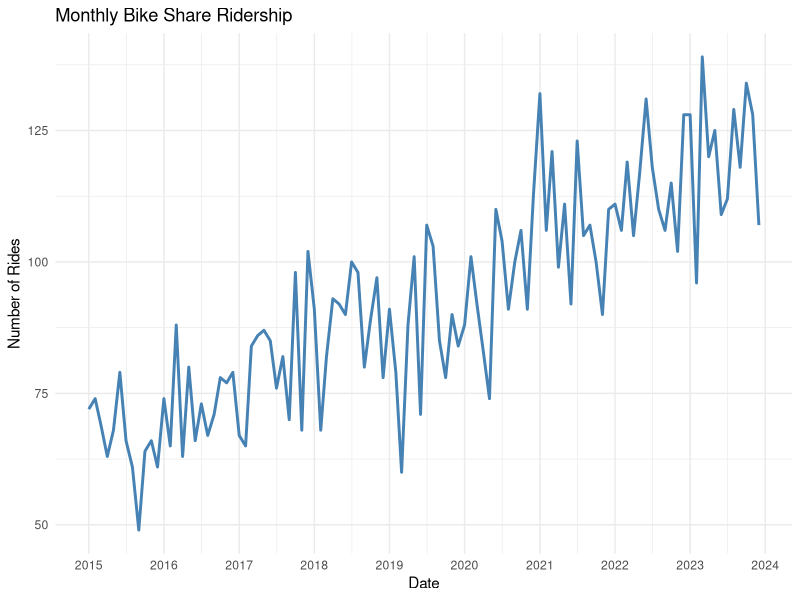
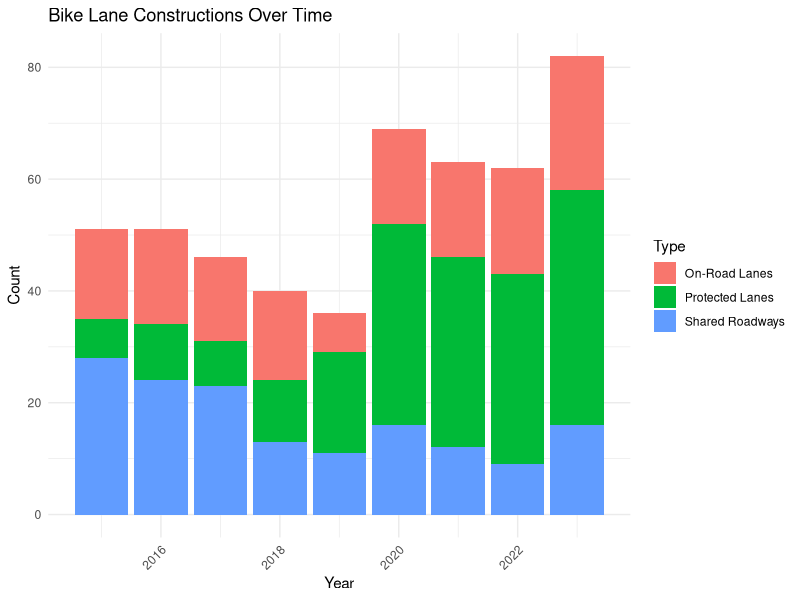
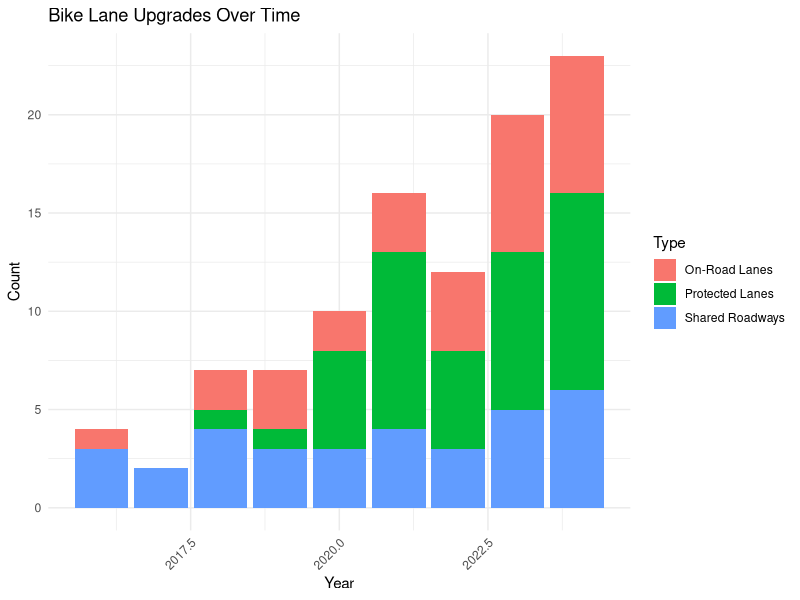

Generate these figures, in order, with R: (Note: this script raises an error after producing the figures.)
#### Preamble ####
# Purpose: Simulates Bike Share Ridership and Bike Lane data for Toronto with spatial components
# Author: Steven Li
# Date: 17 November 2024
# Contact: stevency.li@mail.utoronto.ca
# Pre-requisites: 
#   - The following package must be installed: tidyverse, lubridate, sf

#### Workspace setup ####
library(tidyverse)
library(lubridate)
library(sf)

############################### Data expectations ############################
# Bike Share Ridership Data:
# - Columns: Trip ID, Date, start_station_location, end_station_location
# - Trip ID should be unique
# - Date should be between 2015-01-01 and 2023-12-31
# - Station locations should be within Toronto boundaries

# Bike Lane Data:
# - Columns: BikeLaneID, Constructed Year, Upgraded Year, Type, Location
# - BikeLaneID should be unique
# - Constructed Year should be between 2015 and 2023
# - Upgraded Year should be between Constructed Year and 2023, or NA
# - Type should be one of: "Protected Lanes", "On-Road Lanes", "Shared Roadways"

set.seed(778)

################################ Helper functions ############################
# Define Toronto boundaries (approximate)
toronto_bounds <- list(
  lat = c(43.58, 43.85),  # South-North
  lon = c(-79.62, -79.12) # West-East
)

# Generate coordinates within Toronto
generate_toronto_coords <- function(n) {
  tibble(
    lat = runif(n, toronto_bounds$lat[1], toronto_bounds$lat[2]),
    lon = runif(n, toronto_bounds$lon[1], toronto_bounds$lon[2])
  )
}

# Generate seasonal pattern for bike share ridership
generate_seasonal_pattern <- function(date) {
  base_pattern <- sin(2 * pi * yday(date) / 365)
  normalized_pattern <- (base_pattern + 1) / 2  # Scale to 0-1
  return(normalized_pattern)
}

#########################  Simulate Bike Lane Data ########################
num_lanes <- 500

# Simulate bike lane data
bike_lane_data <- tibble(
  BikeLaneID = seq(1, num_lanes),
  # Simulate constructed year, with more in recent years
  Constructed = sample(2015:2023, num_lanes, 
                              prob = c(rep(0.08, 5), rep(0.12, 4)),
                              replace = TRUE)
  ) %>%
  # Add bike lane locations within Toronto boundaries
  bind_cols(generate_toronto_coords(num_lanes)) %>%
  # Add Bike lane types, more 'Protected lanes' towards recent years
  mutate(
    Type = if_else(
      Constructed <= 2018,
      sample(c("Protected Lanes", "On-Road Lanes", "Shared Roadways"),
             n(),
             prob = c(0.2, 0.3, 0.5),
             replace = TRUE),
      sample(c("Protected Lanes", "On-Road Lanes", "Shared Roadways"),
             n(),
             prob = c(0.5, 0.3, 0.2),
             replace = TRUE)
    ),
    # Add Upgraded years to 20% of bike lanes
    Upgraded = case_when(
      runif(n()) < 0.2 ~ pmax(Constructed + 1,  
                              sample(2015:2023, n(), replace = TRUE)),
      TRUE ~ NA_real_
    )
  )

######################## Simulate Bike Share Station Locations ##############
num_stations <- 300

# Generate stations within Toronto boundaries
station_data <- generate_toronto_coords(num_stations) %>%
  mutate(station_id = row_number())

#################### Simulate Bike Share Ridership Data ####################
num_trips <- 10000

# Generate bike share ridership data
bike_share_data <- tibble(
  TripID = seq(1, num_trips),
  # Simulate trip dates, sampling more towards recent years
  Date = sample(seq(as.Date('2015-01-01'), 
                    as.Date('2023-12-31'), 
                    by = "day"), 
                num_trips,
                prob = seq(0.5, 1, length.out = 3287),
                replace = TRUE)
  ) %>%
  # Add a start and end stations of each ride
  mutate(
    start_station = sample(station_data$station_id, num_trips, replace = TRUE),
    end_station = sample(station_data$station_id, num_trips, replace = TRUE)
  ) %>%
  # Join with station locations to get coordinates
  left_join(station_data %>% 
              select(station_id, lon, lat) %>%
              rename(start_lon = lon, start_lat = lat), 
            by = c("start_station" = "station_id")) %>%
  left_join(station_data %>%
              select(station_id, lon, lat) %>%
              rename(end_lon = lon, end_lat = lat),
            by = c("end_station" = "station_id"))

################################ Visualizations ############################
# Plot ridership trends
bike_share_data %>%
  mutate(year_month = floor_date(Date, "month")) %>%
  count(year_month) %>%
  ggplot(aes(x = year_month, y = n)) +
  geom_line(color = "steelblue", size = 1) +
  labs(title = "Monthly Bike Share Ridership",
       x = "Date",
       y = "Number of Rides") +
  theme_minimal() +
  scale_x_date(date_breaks = "1 year", date_labels = "%Y")

# Plot bike lane constructions
bike_lane_data %>%
  count(Constructed, Type) %>%
  ggplot(aes(x = Constructed, y = n, fill = Type)) +
  geom_col(position = "stack") +
  labs(title = "Bike Lane Constructions Over Time",
       x = "Year",
       y = "Count") +
  theme_minimal() +
  theme(axis.text.x = element_text(angle = 45, hjust = 1))

# Plot bike lane upgrades
bike_lane_data %>%
  filter(!is.na(Upgraded)) %>%
  count(Upgraded, Type) %>%
  ggplot(aes(x = Upgraded, y = n, fill = Type)) +
  geom_col(position = "stack") +
  labs(title = "Bike Lane Upgrades Over Time",
       x = "Year",
       y = "Count") +
  theme_minimal() +
  theme(axis.text.x = element_text(angle = 45, hjust = 1))

# Save simulated data
write_csv(bike_share_data, 
          "data/00-simulated_data/simulated_bike_share_data.csv")
write_csv(bike_lane_data, 
          "data/00-simulated_data/simulated_bike_lane_data.csv")
